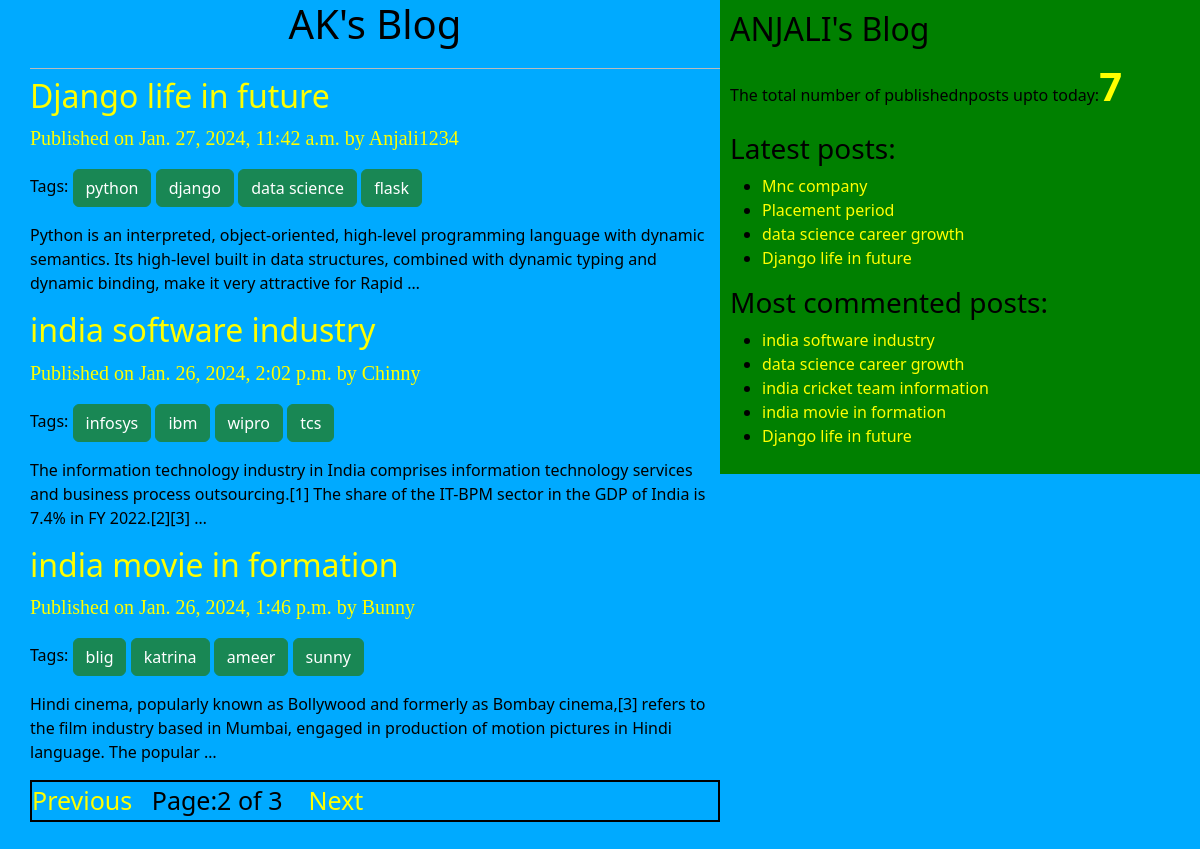
Screenshot of /?page=2 with the database file from the repository.
### blog/models.py (models this page shows, shortened)
class Post(models.Model):
    STATUS_CHOICES=(('draft','Draft'),('published','Published'))
    title=models.CharField(max_length=256)
    slug=models.SlugField(max_length=264,unique_for_date='publish')
    author=models.ForeignKey(User,on_delete=models.CASCADE ,related_name='blog_posts')
    body=models.TextField()
    publish=models.DateTimeField(default=timezone.now)
    created=models.DateTimeField(auto_now_add=True)
    updated=models.DateTimeField(auto_now=True)
    status=models.CharField(max_length=10,choices=STATUS_CHOICES,default='draft')
    objects=Custommanager()
    tags=TaggableManager()
    class Meta:
        ordering=('-publish',)
    def get_absolute_url(self):
        return reverse("post_detail", args=[self.publish.year,self.publish.strftime('%m'),self.publish.strftime('%d'),self.slug])

### blog/views.py (the view)
# urls.py: path('',views.post_list_view),
def post_list_view(request,tag_slug=None):
    post_list=Post.objects.all()
    tag=None
    if tag_slug:
        tag=get_object_or_404(Tag,slug=tag_slug)
        post_list=post_list.filter(tags__in=[tag])
    paginator=Paginator(post_list,3)
    page_number=request.GET.get('page')
    try:
        post_list=paginator.page(page_number)
    except PageNotAnInteger:
        post_list=paginator.page(1)
    except EmptyPage:
        post_list=paginator.page(paginator.num_pages)
    return render(request,'blog/post_list.html',{'post_list':post_list,'tag':tag})

### blog/models.py (called while the page is built)
    def get_queryset(self):
        return super().get_queryset().filter(status='published')

### blog/templatetags/blog_tags.py (called while the page is built)
@register.simple_tag(name='my_tag')
def total_posts():
    return Post.objects.count()

@register.inclusion_tag('blog/latest_posts123.html')
def show_latest_post(count=3):
  latest_posts =Post.objects.order_by('-publish')[:count]
  return {'latest_posts':latest_posts}

@register.simple_tag(name='get_most_commented_posts')
def get_most_commented_posts(count=5):
   return Post.objects.annotate(total_comments=Count('comments')).order_by('-total_comments')[:count]

### blog/templates/blog/post_list.html (shortened to what this page needs)
{%extends 'blog/base.html'%}
   {%block content%}
       <h1 class='head'>AK's Blog </h1>
       {%for post in post_list%}
       <a href="{{post.get_absolute_url}}"><h2>{{post.title}}</h2></a>
        <p id=date> Published on {{post.publish}} by {{post.author|title}} </p>
         <p> Tags:
            {%for tag in post.tags.all%}
                <a  class='btn btn-success' href="{%url 'post_list_by_tag_name' tag.slug%}" > {{tag.name}}</a>
            {%endfor%}
         </p>
           {{post.body|truncatewords:30|linebreaks}}
       {%endfor%}
       {%include 'blog/pagination.html' with page=post_list%}
    {%endblock%}

### blog/templates/blog/base.html (shortened to what this page needs)
<!DOCTYPE html>
{%load static%}
{%load blog_tags%}
<html lang="en">
<head>
    <link rel="stylesheet" href="https://cdn.jsdelivr.net/npm/bootstrap@5.3.2/dist/css/bootstrap.min.css">
    <link rel="stylesheet" href="{% static "blog1.css" %}">
</head>
<body>
    <div class="content">
    {%block content%}
    {%endblock%}
    </div>
    <div class="sidebar">
        <h2>ANJALI's Blog</h2>
        <p>The total number of publishednposts upto today:<span id='pcount'>{%my_tag%}</span></p>
        <h3>Latest posts:</h3>{%show_latest_post 4%}
        <h3>Most commented posts:</h3>
        {%get_most_commented_posts as most_commented_posts%}
        <ul>
            {%for post in most_commented_posts%}
            <li> <a href="{{post.get_absolute_url}}">{{post.title}}</a></li>
            {%endfor%}
        </ul>
    </div>
</body>
</html>

### blog/templates/blog/latest_posts123.html
<ul>
    {%for post in latest_posts%}
    <li> <a href="{{post.get_absolute_url}}">{{post.title}}</a></li>
    {%endfor%}
</ul>

### blog/static/blog1.css (style rules this page uses)
.content { width: 60%; float: left; padding: 0 0 0 30px; background: rgb(0, 170, 255); height: 100%; }
.sidebar { width: 40%; float: right; padding: 10px; background: green; height: 100%; }
h1 { text-align: center; border-bottom: 1px solid #bbb; padding-bottom: 20px; }
body { color: black; background-color: rgb(0, 170, 255); }
#date { color: yellow; font-size: 20px; font-family:initial ; }
a { color: yellow; text-decoration: none; }
#pcount { font-size: 40px; color: yellow; font-weight: bold; }

### rows the page displays
Post: title "Django life in future", publish "Jan. 27, 2024, 11:42 a.m.", author "Anjali1234", body "Python is an interpreted, object-oriented, high-level programming language with dynamic semantics. Its high-level built in data structures, combined with dynamic typing and dynamic binding, make it very attractive for Rapid …"
Tag: name "python"
Tag: name "django"
Tag: name "data science"
Tag: name "flask"
Post: title "india software industry", publish "Jan. 26, 2024, 2:02 p.m.", author "Chinny", body "The information technology industry in India comprises information technology services and business process outsourcing.[1] The share of the IT-BPM sector in the GDP of India is 7.4% in FY 2022.[2][3] …"
Tag: name "infosys"
Tag: name "ibm"
Tag: name "wipro"
Tag: name "tcs"
Post: title "india movie in formation", publish "Jan. 26, 2024, 1:46 p.m.", author "Bunny", body "Hindi cinema, popularly known as Bollywood and formerly as Bombay cinema,[3] refers to the film industry based in Mumbai, engaged in production of motion pictures in Hindi language. The popular …"
Tag: name "blig"
Tag: name "katrina"
Tag: name "ameer"
Tag: name "sunny"
Post: title "Mnc company"
Post: title "Placement period"
Post: title "data science career growth"
Post: title "india cricket team information"

### other values shown
{{ page.number }} "2"
{{ page.paginator.num_pages }} "3"
